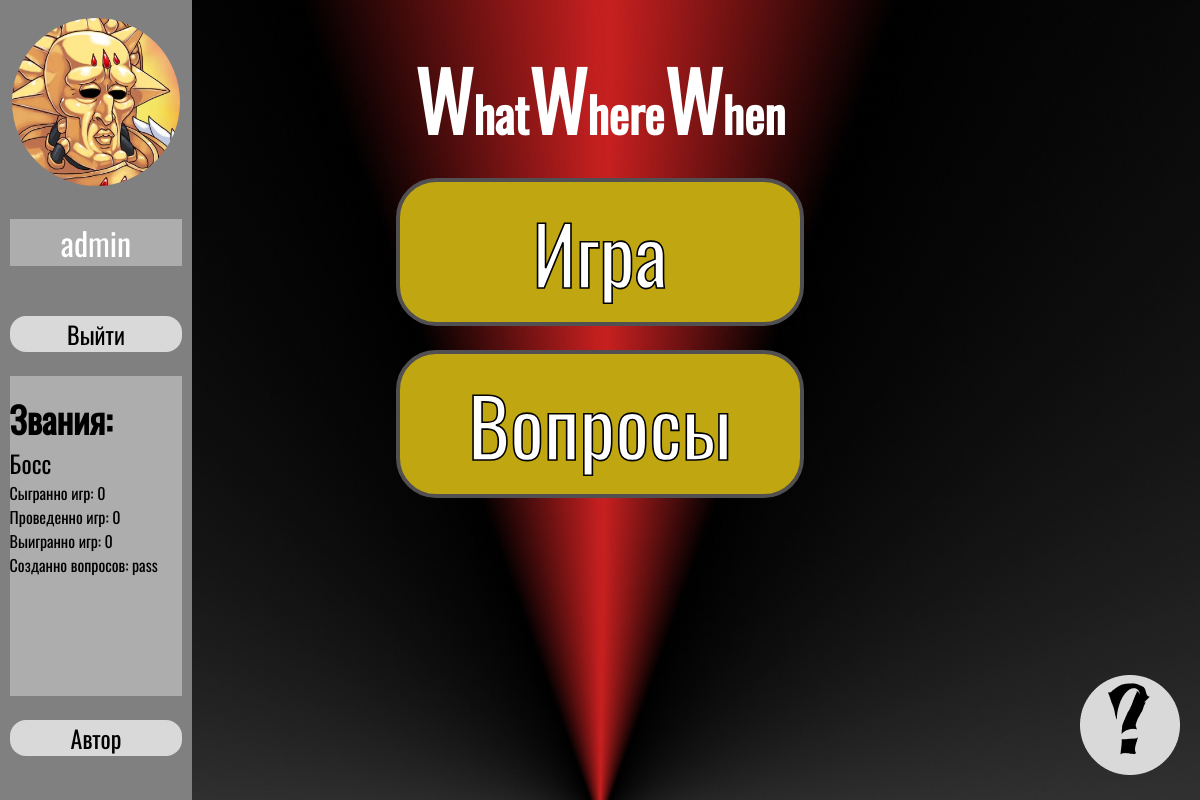
Before: / (signed in) with the older database file.
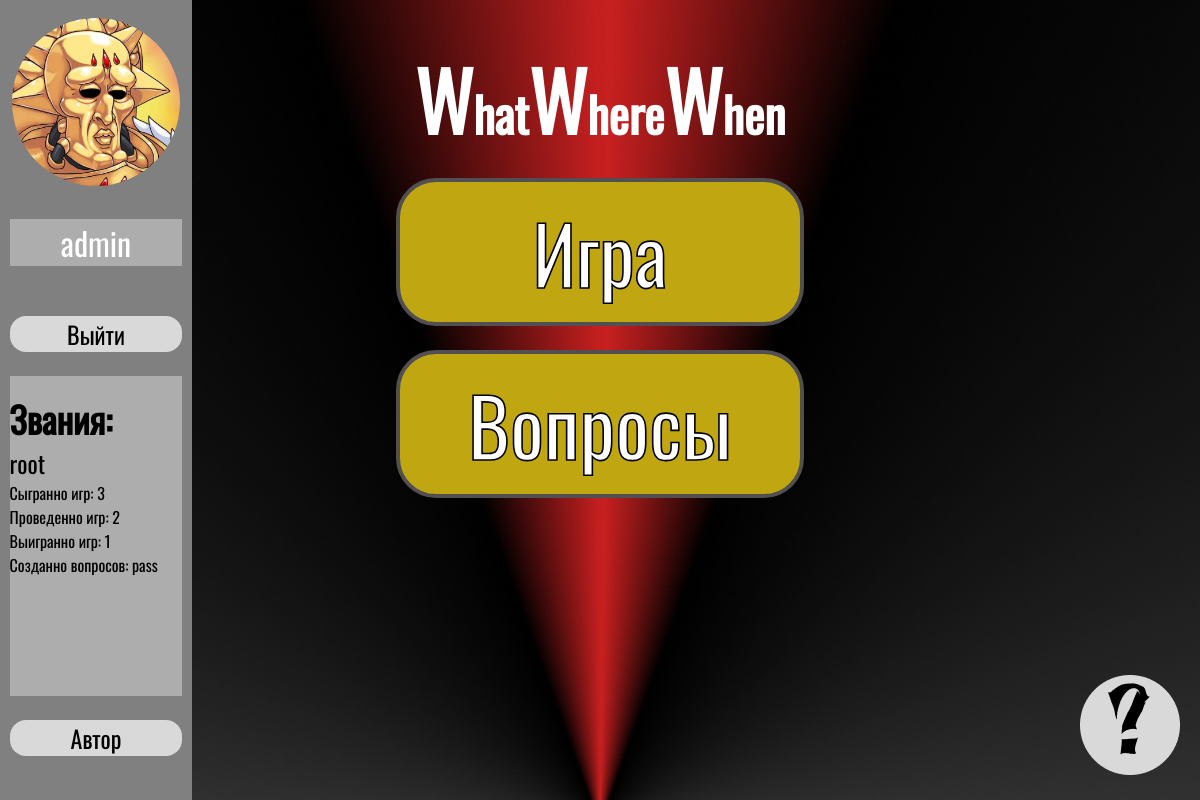
After: the same page with the newer database file.
### registration/models.py (models this page shows, shortened)
class Users_and_Titles(models.Model):
    id = models.BigAutoField(primary_key=True)
    users = models.ForeignKey(Users, on_delete=models.CASCADE, related_name='Users')
    titles = models.ForeignKey(Titles, on_delete=models.CASCADE, related_name='Titles')
    created_at = models.DateTimeField(auto_now_add=True)
    class Meta:
        verbose_name = 'Связь'
        verbose_name_plural = 'Связи'

class Titles(models.Model):
    id = models.BigAutoField( primary_key=True)
    titles_name = models.CharField( max_length=20, unique=True)
    titles_description = models.TextField()
    class Meta:
        verbose_name = 'Звание'
        verbose_name_plural = 'Звания'

class Users(AbstractBaseUser, PermissionsMixin):
    ID = models.BigAutoField(primary_key=True)
    login = models.CharField(max_length=20)
    email = models.EmailField(max_length=150, unique=True)
    picture = models.ImageField(upload_to='IMG/Users', blank=True, null=True)
    played_games = models.BigIntegerField(default=0)
    leader_games = models.BigIntegerField(default=0)
    win_games = models.BigIntegerField(default=0)
    is_active = models.BooleanField(default=True)
    last_activity = models.DateTimeField(default=timezone.now)
    is_root = models.BooleanField(default=False)
    is_moder = models.BooleanField(default=False)
    is_admin = models.BooleanField(default=False)
    is_staff = models.BooleanField(default=False)
    objects = CustomUserManager()
    USERNAME_FIELD = 'email'
    REQUIRED_FIELDS = []
    class Meta:
        verbose_name = 'Пользователь'
        verbose_name_plural = 'Пользователи'

### registration/views.py (the view)
# urls.py: path('', views.menu, name="Menu"),
def menu(request):
    titles = Titles.objects.all()
    users_and_titles = Users_and_Titles.objects.select_related('users', 'titles').all()
    context = {
        'titles': titles,
        'users_and_titles': users_and_titles,
        'user_active': get_active_users(),
        'user_count': Users.objects.count(),
    }
    return render(request, "registration/main_page.html", context)

### registration/def_help.py (called while the page is built)
def get_active_users():
    time_threshold = timezone.now() - timedelta(minutes=5)
    return Users.objects.filter(last_activity__gte=time_threshold).count()

### registration/templates/registration/main_page.html (shortened to what this page needs)
{% load static %}
<!DOCTYPE html>
<html lang="ru">
<head>
    <link rel="stylesheet" href="{% static 'registration/css/main.css' %}">
</head>
<body>
    <div id="profile">
        {% if request.user.is_authenticated %}
            {% if user.picture %}
                <div class="profile_photo_box" id="image"><a style="text-decoration: none; color: inherit; color: inherit;" href="{% url 'Change' %}"><img class="profile_photo change" id="IMG" alt="Фото профиля" src="{{ user.picture.url }}"></a></div>
            {% else %}
                <div class="profile_photo_box" id="image"><a style="text-decoration: none; color: inherit; color: inherit;" href="{% url 'Change' %}"><img class="profile_photo change" id="IMG" alt="Фото профиля" src="{% static 'registration/img/Avatar.png' %}"></a></div>
            {% endif %}
               <div id="nick_name" class="change dynamic-text"><a style="text-decoration: none; color: inherit; color: inherit;" href="{% url 'Change' %}">{{user.login}}</a></div>
            <div id="exit" class="profile_button"><a style="text-decoration: none; color: inherit; color: inherit;" href="{% url 'Log_Out' %}">Выйти</a></div>
            <div id="Rank_scroll" >
                <ul class="achievements_list" style="list-style: none; padding-left:0;">
                    <div id="achievement_name"><b>Звания:</b></div>
                    {% for user_title in users_and_titles %}
                        {% if user.login == user_title.users.login %}
                        <li class="achievement" data-titleTime='{{ user_title.created_at|date:"d-m-Y H:i" }}' data-title="{{ user_title.titles.titles_description }}">{{ user_title.titles.titles_name }}</li>
                        {% endif %}
                    {% endfor %}
                    <li class="line_scroll" id="played_games">Сыгранно игр: {{user.played_games}}</li>
                    <li class="line_scroll" id="leader_games">Проведенно игр: {{user.leader_games}}</li>
                    <li class="line_scroll" id="win_games">Выигранно игр: {{user.win_games}}</li>
                    <li class="line_scroll" id="questions_create">Созданно вопросов: pass</li>
                </ul>
            </div>
            <div id="author" class="profile_button"><a style="text-decoration: none; color: inherit; color: inherit;" href="#">Автор</a></div>
        {% endif %}
    </div>
    <div class="container">
        <h2 id="name"><b class="W">W</b>hat<b class="W">W</b>here<b class="W">W</b>hen</h2>
        <div id="button">
            <div id="game" class="main_button" ><a style="text-decoration: none; color: inherit; color: inherit;" href="{% url 'Game_Room' %}">Игра</a></div>
            <div id="questions" class="main_button"><a style="text-decoration: none; color: inherit; color: inherit;" href="{% url 'Question_Room' %}">Вопросы</a></div>
        </div>
    </div>
    <div id="hint"><a href="{% url 'Hint' %}"><img  alt="?" src="{% static 'registration/img/hint.png' %}"></a></div>
</body>
</html>

Changed rows visible on the page:
removed Users_and_Titles: titles.titles_name "Босс"
changed Users "admin": played_games "0" → "3"; leader_games "0" → "2"; win_games "0" → "1"
added Users_and_Titles: titles.titles_name "root"
